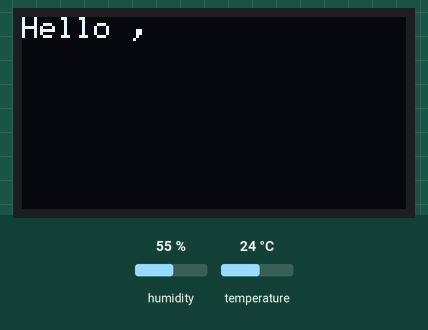
Simulated run of this sketch. Board: Arduino Uno, built with avr-gcc and run on an emulated ATmega328P. Shown: 128×64 one-colour display. Inputs (shaded band) come from the test bench; at power-on: temperature 24 °C, humidity 55 %. The display library's start-up logo is not drawn; what the sketch prints to the serial monitor is not drawn.

Above: at 2.1 s.
At 5.2 s:
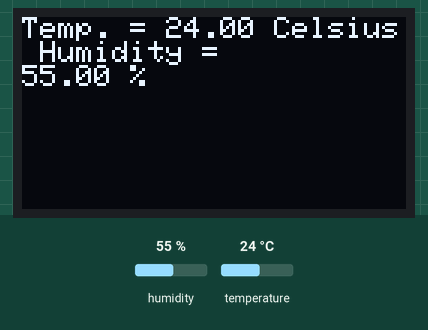
5.3 s: temperature set to 12 °C
At 5.9 s:
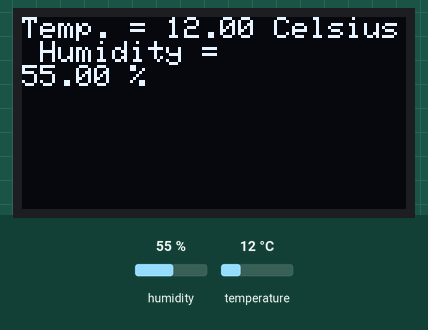
6.8 s: humidity set to 22 %
At 7.2 s:
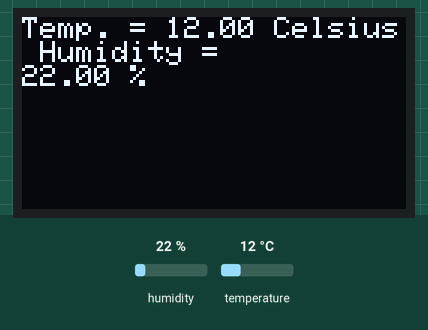
8.3 s: temperature set to 19 °C
9.8 s: humidity set to 40 %
At 10.6 s:
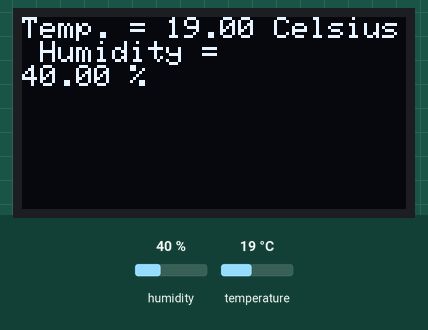
Timing chart, 0 to 12.3 s (numbered marks = the images above; inputs shaded):
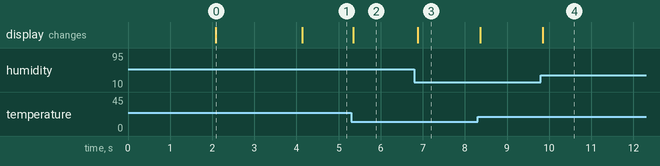

The sketch:

dhtssd1306.ino
```cpp
#include<dht.h>
#include <SPI.h>
#include <Wire.h>
#include <Adafruit_GFX.h>
#include <Adafruit_SSD1306.h>

#define dataPin 8
dht DHT ;

#define SCREEN_WIDTH 128 // OLED display width, in pixels
#define SCREEN_HEIGHT 64 // OLED display height, in pixels

#define OLED_RESET     4 // Reset pin # (or -1 if sharing Arduino reset pin)
Adafruit_SSD1306 display(SCREEN_WIDTH, SCREEN_HEIGHT, &Wire, OLED_RESET);

void setup() {
  Serial.begin(9600);
  // SSD1306_SWITCHCAPVCC = generate display voltage from 3.3V internally
  if(!display.begin(SSD1306_SWITCHCAPVCC, 0x3C)) { // Address 0x3C for 128x32
    Serial.println(F("SSD1306 allocation failed"));
    for(;;); // Don't proceed, loop forever
  }

  // Show initial display buffer contents on the screen --
  // the library initializes this with an Adafruit splash screen.
  display.display();
  delay(2000); // Pause for 2 seconds

  // Clear the buffer
  display.clearDisplay();
  display.setTextSize(1);
  display.setTextColor(WHITE);
  display.setCursor(0,0);
  display.println(F("Hello , "));
  display.display();
    display.clearDisplay();
  delay(2000);
  }

void loop () {
  display.setTextSize(1);
  display.setCursor(0,0);
/*  display.println(F("Random no. generator "));
  display.setCursor(50,32);
  display.setTextSize(3);
  display.println(random(1,7));
  display.display();
  delay(1000);*/

   float readData = DHT.read11(dataPin);
float t = DHT.temperature ;
float h = DHT.humidity ;
display.print(F("Temp. = ") );
display.print(t);
Serial.print(t);
display.print(F(" Celsius ") );
display.println(F("Humidity = "));
display.print(h);
display.print(F(" % " ));
display.display();
display.clearDisplay();
}
```

Measured:
- after the input at 5.3 s, the display: changes after 0.05 s (image 2)
- after the input at 6.8 s, the display: changes after 0.08 s (image 3)
- after the input at 9.8 s, the display: changes after 0.05 s (image 4)
- what the display in image 0 shows lasts 2.0 s, from 2.1 s to 4.1 s
